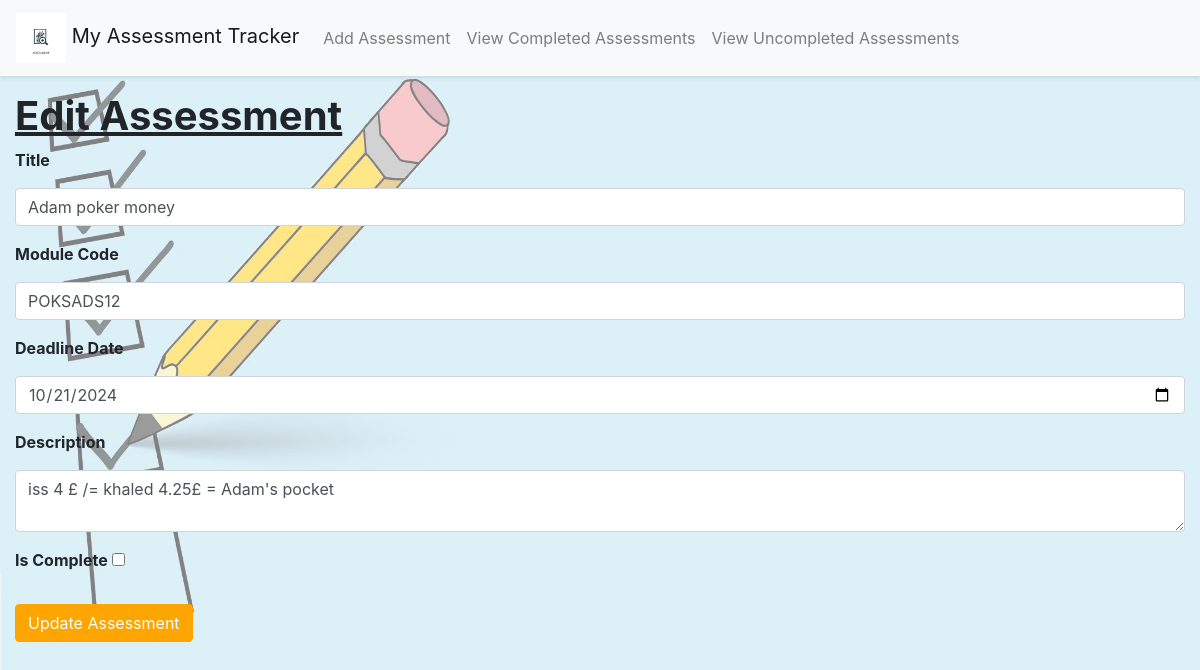
Before: /edit/6 with the older database file.
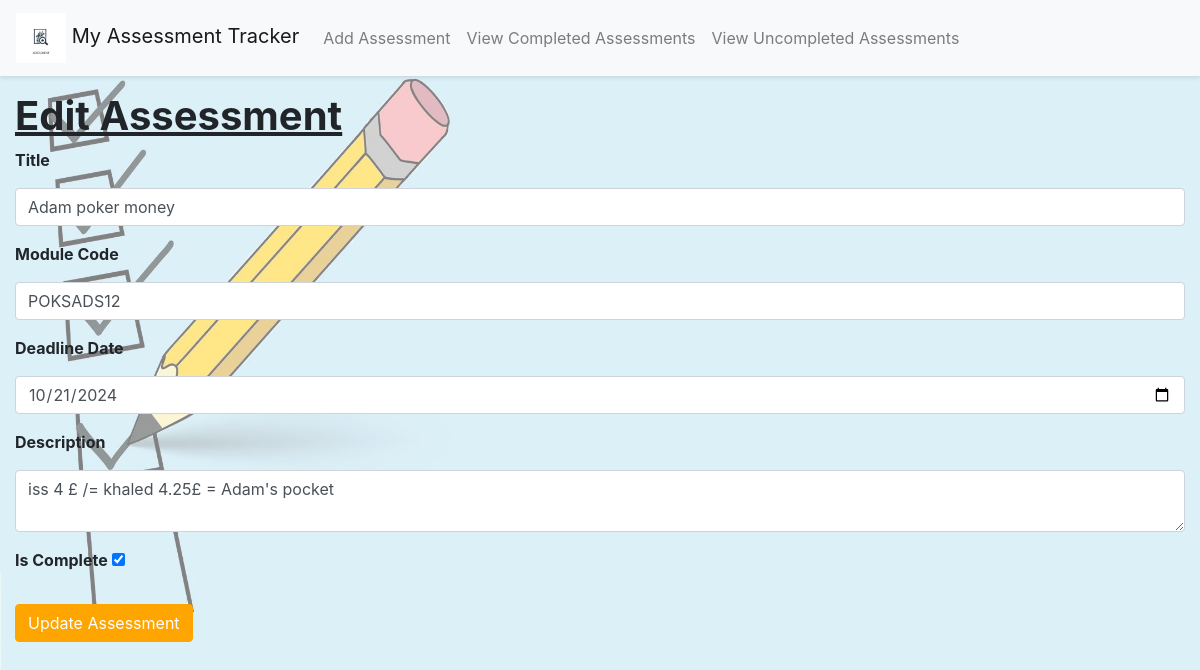
After: the same page with the newer database file.
### app/models.py (models this page shows)
class Assessment(db.Model):
    id = db.Column(db.Integer, primary_key=True)
    title = db.Column(db.String(100), nullable=False)
    module_code = db.Column(db.String(20), nullable=False)
    deadline_date = db.Column(db.DateTime, nullable=False)
    description = db.Column(db.Text, nullable=False)
    is_complete = db.Column(db.Boolean, default=False)

### app/views.py (the view, shortened to what this page needs)
@app.route('/edit/<int:assessment_id>', methods=['GET', 'POST'])
def edit_assessment(assessment_id):
    assessment = Assessment.query.get_or_404(assessment_id)
    form = AssessmentForm(obj=assessment)
    next_page = request.args.get('next', 'index')  # Defaults to 'index' if no 'next' is provided
    return render_template('edit_assessment.html', title='Edit Assessment', form=form, assessment=assessment)

### app/forms.py (shortened to what this page needs)
class AssessmentForm(FlaskForm):
    title = StringField('Title', validators=[DataRequired()])
    module_code = StringField('Module Code', validators=[DataRequired()])
    deadline_date = DateField('Deadline Date', validators=[DataRequired()])
    description = TextAreaField('Description', validators=[DataRequired()])
    is_complete = BooleanField('Is Complete')
    submit = SubmitField('Submit')

### app/templates/edit_assessment.html (shortened to what this page needs)
<!DOCTYPE html>
<html lang="en">
{% extends "base.html" %}
{% block content %}
  <h1>Edit Assessment</h1>
  <form method="post" action="{{ url_for('edit_assessment', assessment_id=assessment.id) }}" aria-labelledby="edit-assessment">
    <div class="form-group">
        <label for="title" aria-label="Assessment Title">{{ form.title.label }}</label>
        {{ form.title(class_="form-control", id="title") }}
    </div>
    <div class="form-group">
        <label for="module_code" aria-label="Module Code">{{ form.module_code.label }}</label>
        {{ form.module_code(class_="form-control", id="module_code") }}
    </div>
    <div class="form-group">
        <label for="deadline_date" aria-label="Deadline Date">{{ form.deadline_date.label }}</label>
        {{ form.deadline_date(class_="form-control", id="deadline_date") }}
    </div>
    <div class="form-group">
        <label for="description" aria-label="Description">{{ form.description.label }}</label>
        {{ form.description(class_="form-control", id="description") }}
    </div>
    <div class="form-group">
        <label for="is_complete" aria-label="Completion Status">{{ form.is_complete.label }}</label>
        {{ form.is_complete(id="is_complete") }}
    </div>
    <button type="submit" class="btn btn-primary">Update Assessment</button>
  </form>
{% endblock %}

Changed rows visible on the page:
changed Assessment "Adam poker money": is_complete "☐" → "☑"
